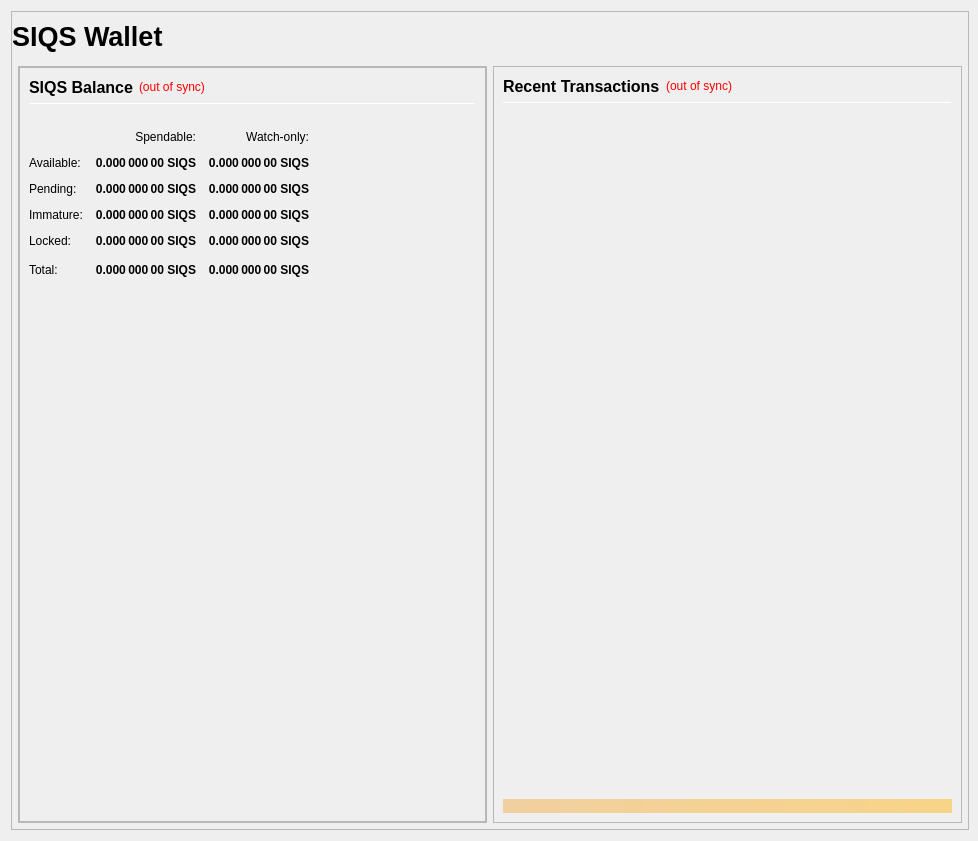
<?xml version="1.0" encoding="UTF-8"?>
<ui version="4.0">
 <class>OverviewPage</class>
 <widget class="QWidget" name="OverviewPage">
  <property name="geometry">
   <rect>
    <x>0</x>
    <y>0</y>
    <width>978</width>
    <height>841</height>
   </rect>
  </property>
  <property name="minimumSize">
   <size>
    <width>960</width>
    <height>682</height>
   </size>
  </property>
  <property name="windowTitle">
   <string>Form</string>
  </property>
  <layout class="QVBoxLayout" name="topLayout" stretch="1">
   <property name="rightMargin">
    <number>9</number>
   </property>
   <item>
    <widget class="QFrame" name="frame_BG">
     <property name="minimumSize">
      <size>
       <width>850</width>
       <height>610</height>
      </size>
     </property>
     <property name="maximumSize">
      <size>
       <width>16777215</width>
       <height>16777215</height>
      </size>
     </property>
     <property name="frameShape">
      <enum>QFrame::StyledPanel</enum>
     </property>
     <property name="frameShadow">
      <enum>QFrame::Raised</enum>
     </property>
     <layout class="QVBoxLayout" name="verticalLayout_3" stretch="0,1">
      <property name="leftMargin">
       <number>0</number>
      </property>
      <property name="topMargin">
       <number>0</number>
      </property>
      <property name="rightMargin">
       <number>0</number>
      </property>
      <property name="bottomMargin">
       <number>6</number>
      </property>
      <item>
       <widget class="QFrame" name="frame_Header">
        <layout class="QVBoxLayout" name="verticalLayout_Header" stretch="0">
         <property name="leftMargin">
          <number>0</number>
         </property>
         <property name="topMargin">
          <number>0</number>
         </property>
         <property name="rightMargin">
          <number>0</number>
         </property>
         <property name="bottomMargin">
          <number>0</number>
         </property>
         <item>
          <layout class="QHBoxLayout" name="horizontalLayout_Header" stretch="0">
           <property name="spacing">
            <number>6</number>
           </property>
           <item>
            <widget class="QLabel" name="labelOverviewHeaderLeft">
             <property name="minimumSize">
              <size>
               <width>852</width>
               <height>48</height>
              </size>
             </property>
             <property name="maximumSize">
              <size>
               <width>16777215</width>
               <height>48</height>
              </size>
             </property>
             <property name="font">
              <font>
               <pointsize>20</pointsize>
               <weight>75</weight>
               <bold>true</bold>
              </font>
             </property>
             <property name="text">
              <string>SIQS Wallet</string>
             </property>
             <property name="alignment">
              <set>Qt::AlignLeading|Qt::AlignLeft|Qt::AlignVCenter</set>
             </property>
             <property name="margin">
              <number>5</number>
             </property>
            </widget>
           </item>
          </layout>
         </item>
        </layout>
       </widget>
      </item>
      <item>
       <layout class="QVBoxLayout" name="verticalLayout_Master" stretch="1">
        <property name="leftMargin">
         <number>0</number>
        </property>
        <property name="topMargin">
         <number>0</number>
        </property>
        <property name="rightMargin">
         <number>0</number>
        </property>
        <property name="bottomMargin">
         <number>0</number>
        </property>
        <item>
         <widget class="QFrame" name="frame_Content">
          <layout class="QVBoxLayout" name="verticalLayout_Content">
           <property name="leftMargin">
            <number>6</number>
           </property>
           <property name="topMargin">
            <number>0</number>
           </property>
           <property name="rightMargin">
            <number>6</number>
           </property>
           <property name="bottomMargin">
            <number>0</number>
           </property>
           <item>
            <layout class="QHBoxLayout" name="horizontalLayout_Content" stretch="1,1">
             <property name="spacing">
              <number>6</number>
             </property>
             <item>
              <layout class="QVBoxLayout" name="verticalLayout_left" stretch="1">
               <item>
                <widget class="QFrame" name="frameObfuscation">
                 <property name="minimumSize">
                  <size>
                   <width>0</width>
                   <height>0</height>
                  </size>
                 </property>
                 <property name="frameShape">
                  <enum>QFrame::StyledPanel</enum>
                 </property>
                 <property name="frameShadow">
                  <enum>QFrame::Raised</enum>
                 </property>
                 <layout class="QVBoxLayout" name="verticalLayout" stretch="0">
                  <property name="leftMargin">
                   <number>0</number>
                  </property>
                  <property name="topMargin">
                   <number>0</number>
                  </property>
                  <property name="rightMargin">
                   <number>0</number>
                  </property>
                  <property name="bottomMargin">
                   <number>0</number>
                  </property>
                  <item>
                   <widget class="QFrame" name="frame_Balances">
                    <property name="frameShape">
                     <enum>QFrame::StyledPanel</enum>
                    </property>
                    <property name="frameShadow">
                     <enum>QFrame::Raised</enum>
                    </property>
                    <layout class="QVBoxLayout" name="verticalLayout_4">
                     <item>
                      <layout class="QHBoxLayout" name="horizontalLayout_4">
                       <item>
                        <widget class="QLabel" name="label_5">
                         <property name="minimumSize">
                          <size>
                           <width>0</width>
                           <height>20</height>
                          </size>
                         </property>
                         <property name="font">
                          <font>
                           <pointsize>12</pointsize>
                           <weight>75</weight>
                           <bold>true</bold>
                          </font>
                         </property>
                         <property name="text">
                          <string>SIQS Balance</string>
                         </property>
                        </widget>
                       </item>
                       <item>
                        <widget class="QLabel" name="labelWalletStatus">
                         <property name="cursor">
                          <cursorShape>WhatsThisCursor</cursorShape>
                         </property>
                         <property name="toolTip">
                          <string>The displayed information may be out of date. Your wallet automatically synchronizes with the SIQS network after a connection is established, but this process has not completed yet.</string>
                         </property>
                         <property name="styleSheet">
                          <string notr="true">QLabel { color: red; }</string>
                         </property>
                         <property name="text">
                          <string notr="true">(out of sync)</string>
                         </property>
                         <property name="alignment">
                          <set>Qt::AlignLeading|Qt::AlignLeft|Qt::AlignVCenter</set>
                         </property>
                        </widget>
                       </item>
                       <item>
                        <spacer name="horizontalSpacer_3">
                         <property name="orientation">
                          <enum>Qt::Horizontal</enum>
                         </property>
                         <property name="sizeHint" stdset="0">
                          <size>
                           <width>40</width>
                           <height>20</height>
                          </size>
                         </property>
                        </spacer>
                       </item>
                      </layout>
                     </item>
                     <item>
                      <widget class="Line" name="line_Balance">
                       <property name="minimumSize">
                        <size>
                         <width>0</width>
                         <height>1</height>
                        </size>
                       </property>
                       <property name="maximumSize">
                        <size>
                         <width>16777215</width>
                         <height>1</height>
                        </size>
                       </property>
                       <property name="orientation">
                        <enum>Qt::Horizontal</enum>
                       </property>
                      </widget>
                     </item>
                     <item>
                      <spacer name="verticalSpacer">
                       <property name="orientation">
                        <enum>Qt::Vertical</enum>
                       </property>
                       <property name="sizeType">
                        <enum>QSizePolicy::Fixed</enum>
                       </property>
                       <property name="sizeHint" stdset="0">
                        <size>
                         <width>20</width>
                         <height>20</height>
                        </size>
                       </property>
                      </spacer>
                     </item>
                     <item>
                      <layout class="QGridLayout" name="gridLayout">
                       <property name="spacing">
                        <number>12</number>
                       </property>
                       <item row="0" column="1">
                        <widget class="QLabel" name="labelSpendable">
                         <property name="text">
                          <string>Spendable:</string>
                         </property>
                         <property name="alignment">
                          <set>Qt::AlignRight|Qt::AlignTrailing|Qt::AlignVCenter</set>
                         </property>
                        </widget>
                       </item>
                       <item row="0" column="2">
                        <widget class="QLabel" name="labelWatchonly">
                         <property name="text">
                          <string>Watch-only:</string>
                         </property>
                         <property name="alignment">
                          <set>Qt::AlignRight|Qt::AlignTrailing|Qt::AlignVCenter</set>
                         </property>
                        </widget>
                       </item>
                       <item row="1" column="0">
                        <widget class="QLabel" name="labelBalanceText">
                         <property name="text">
                          <string>Available:</string>
                         </property>
                        </widget>
                       </item>
                       <item row="1" column="1">
                        <widget class="QLabel" name="labelBalance">
                         <property name="font">
                          <font>
                           <weight>75</weight>
                           <bold>true</bold>
                          </font>
                         </property>
                         <property name="cursor">
                          <cursorShape>IBeamCursor</cursorShape>
                         </property>
                         <property name="toolTip">
                          <string>Your current spendable balance</string>
                         </property>
                         <property name="text">
                          <string notr="true">0.000 000 00 SIQS</string>
                         </property>
                         <property name="alignment">
                          <set>Qt::AlignRight|Qt::AlignTrailing|Qt::AlignVCenter</set>
                         </property>
                         <property name="textInteractionFlags">
                          <set>Qt::LinksAccessibleByMouse|Qt::TextSelectableByKeyboard|Qt::TextSelectableByMouse</set>
                         </property>
                        </widget>
                       </item>
                       <item row="1" column="2">
                        <widget class="QLabel" name="labelWatchAvailable">
                         <property name="font">
                          <font>
                           <weight>75</weight>
                           <bold>true</bold>
                          </font>
                         </property>
                         <property name="cursor">
                          <cursorShape>IBeamCursor</cursorShape>
                         </property>
                         <property name="toolTip">
                          <string>Your current balance in watch-only addresses</string>
                         </property>
                         <property name="text">
                          <string notr="true">0.000 000 00 SIQS</string>
                         </property>
                         <property name="alignment">
                          <set>Qt::AlignRight|Qt::AlignTrailing|Qt::AlignVCenter</set>
                         </property>
                         <property name="textInteractionFlags">
                          <set>Qt::LinksAccessibleByMouse|Qt::TextSelectableByKeyboard|Qt::TextSelectableByMouse</set>
                         </property>
                        </widget>
                       </item>
                       <item row="2" column="0">
                        <widget class="QLabel" name="labelPendingText">
                         <property name="text">
                          <string>Pending:</string>
                         </property>
                        </widget>
                       </item>
                       <item row="2" column="1">
                        <widget class="QLabel" name="labelUnconfirmed">
                         <property name="font">
                          <font>
                           <weight>75</weight>
                           <bold>true</bold>
                          </font>
                         </property>
                         <property name="cursor">
                          <cursorShape>IBeamCursor</cursorShape>
                         </property>
                         <property name="toolTip">
                          <string>Total of transactions that have yet to be confirmed, and do not yet count toward the spendable balance</string>
                         </property>
                         <property name="text">
                          <string notr="true">0.000 000 00 SIQS</string>
                         </property>
                         <property name="alignment">
                          <set>Qt::AlignRight|Qt::AlignTrailing|Qt::AlignVCenter</set>
                         </property>
                         <property name="textInteractionFlags">
                          <set>Qt::LinksAccessibleByMouse|Qt::TextSelectableByKeyboard|Qt::TextSelectableByMouse</set>
                         </property>
                        </widget>
                       </item>
                       <item row="2" column="2">
                        <widget class="QLabel" name="labelWatchPending">
                         <property name="font">
                          <font>
                           <weight>75</weight>
                           <bold>true</bold>
                          </font>
                         </property>
                         <property name="cursor">
                          <cursorShape>IBeamCursor</cursorShape>
                         </property>
                         <property name="toolTip">
                          <string>Unconfirmed transactions to watch-only addresses</string>
                         </property>
                         <property name="text">
                          <string notr="true">0.000 000 00 SIQS</string>
                         </property>
                         <property name="alignment">
                          <set>Qt::AlignRight|Qt::AlignTrailing|Qt::AlignVCenter</set>
                         </property>
                         <property name="textInteractionFlags">
                          <set>Qt::LinksAccessibleByMouse|Qt::TextSelectableByKeyboard|Qt::TextSelectableByMouse</set>
                         </property>
                        </widget>
                       </item>
                       <item row="3" column="0">
                        <widget class="QLabel" name="labelImmatureText">
                         <property name="text">
                          <string>Immature:</string>
                         </property>
                        </widget>
                       </item>
                       <item row="3" column="1">
                        <widget class="QLabel" name="labelImmature">
                         <property name="font">
                          <font>
                           <weight>75</weight>
                           <bold>true</bold>
                          </font>
                         </property>
                         <property name="cursor">
                          <cursorShape>IBeamCursor</cursorShape>
                         </property>
                         <property name="toolTip">
                          <string>Staked or masternode rewards that has not yet matured</string>
                         </property>
                         <property name="text">
                          <string notr="true">0.000 000 00 SIQS</string>
                         </property>
                         <property name="alignment">
                          <set>Qt::AlignRight|Qt::AlignTrailing|Qt::AlignVCenter</set>
                         </property>
                         <property name="textInteractionFlags">
                          <set>Qt::LinksAccessibleByMouse|Qt::TextSelectableByKeyboard|Qt::TextSelectableByMouse</set>
                         </property>
                        </widget>
                       </item>
                       <item row="3" column="2">
                        <widget class="QLabel" name="labelWatchImmature">
                         <property name="font">
                          <font>
                           <weight>75</weight>
                           <bold>true</bold>
                          </font>
                         </property>
                         <property name="cursor">
                          <cursorShape>IBeamCursor</cursorShape>
                         </property>
                         <property name="toolTip">
                          <string>Staked or masternode rewards in watch-only addresses that has not yet matured</string>
                         </property>
                         <property name="text">
                          <string notr="true">0.000 000 00 SIQS</string>
                         </property>
                         <property name="alignment">
                          <set>Qt::AlignRight|Qt::AlignTrailing|Qt::AlignVCenter</set>
                         </property>
                         <property name="textInteractionFlags">
                          <set>Qt::LinksAccessibleByMouse|Qt::TextSelectableByKeyboard|Qt::TextSelectableByMouse</set>
                         </property>
                        </widget>
                       </item>
                       <item row="4" column="0">
                        <widget class="QLabel" name="labelLockedBalanceText">
                         <property name="toolTip">
                          <string>Locked SIQS or Masternode collaterals. These are excluded from staking.</string>
                         </property>
                         <property name="text">
                          <string>Locked:</string>
                         </property>
                        </widget>
                       </item>
                       <item row="4" column="1">
                        <widget class="QLabel" name="labelLockedBalance">
                         <property name="font">
                          <font>
                           <weight>75</weight>
                           <bold>true</bold>
                          </font>
                         </property>
                         <property name="cursor">
                          <cursorShape>IBeamCursor</cursorShape>
                         </property>
                         <property name="toolTip">
                          <string>Locked SIQS or Masternode collaterals. These are excluded from staking.</string>
                         </property>
                         <property name="text">
                          <string notr="true">0.000 000 00 SIQS</string>
                         </property>
                         <property name="alignment">
                          <set>Qt::AlignRight|Qt::AlignTrailing|Qt::AlignVCenter</set>
                         </property>
                         <property name="textInteractionFlags">
                          <set>Qt::LinksAccessibleByMouse|Qt::TextSelectableByKeyboard|Qt::TextSelectableByMouse</set>
                         </property>
                        </widget>
                       </item>
                       <item row="4" column="2">
                        <widget class="QLabel" name="labelWatchLocked">
                         <property name="font">
                          <font>
                           <weight>75</weight>
                           <bold>true</bold>
                          </font>
                         </property>
                         <property name="cursor">
                          <cursorShape>IBeamCursor</cursorShape>
                         </property>
                         <property name="toolTip">
                          <string>Current locked balance in watch-only addresses</string>
                         </property>
                         <property name="text">
                          <string notr="true">0.000 000 00 SIQS</string>
                         </property>
                         <property name="alignment">
                          <set>Qt::AlignRight|Qt::AlignTrailing|Qt::AlignVCenter</set>
                         </property>
                         <property name="textInteractionFlags">
                          <set>Qt::LinksAccessibleByMouse|Qt::TextSelectableByKeyboard|Qt::TextSelectableByMouse</set>
                         </property>
                        </widget>
                       </item>
                       <item row="5" column="0">
                        <widget class="QLabel" name="labelTotalText">
                         <property name="toolTip">
                          <string>Your current SIQS balance, unconfirmed and immature transactions included</string>
                         </property>
                         <property name="text">
                          <string>Total:</string>
                         </property>
                        </widget>
                       </item>
                       <item row="5" column="1">
                        <widget class="QLabel" name="labelTotal">
                         <property name="font">
                          <font>
                           <weight>75</weight>
                           <bold>true</bold>
                          </font>
                         </property>
                         <property name="cursor">
                          <cursorShape>IBeamCursor</cursorShape>
                         </property>
                         <property name="toolTip">
                          <string>Your current SIQS balance, unconfirmed and immature transactions included</string>
                         </property>
                         <property name="text">
                          <string notr="true">0.000 000 00 SIQS</string>
                         </property>
                         <property name="alignment">
                          <set>Qt::AlignRight|Qt::AlignTrailing|Qt::AlignVCenter</set>
                         </property>
                         <property name="textInteractionFlags">
                          <set>Qt::LinksAccessibleByMouse|Qt::TextSelectableByKeyboard|Qt::TextSelectableByMouse</set>
                         </property>
                        </widget>
                       </item>
                       <item row="5" column="2">
                        <widget class="QLabel" name="labelWatchTotal">
                         <property name="font">
                          <font>
                           <weight>75</weight>
                           <bold>true</bold>
                          </font>
                         </property>
                         <property name="cursor">
                          <cursorShape>IBeamCursor</cursorShape>
                         </property>
                         <property name="toolTip">
                          <string>Current total balance in watch-only addresses</string>
                         </property>
                         <property name="text">
                          <string notr="true">0.000 000 00 SIQS</string>
                         </property>
                         <property name="alignment">
                          <set>Qt::AlignRight|Qt::AlignTrailing|Qt::AlignVCenter</set>
                         </property>
                         <property name="textInteractionFlags">
                          <set>Qt::LinksAccessibleByMouse|Qt::TextSelectableByKeyboard|Qt::TextSelectableByMouse</set>
                         </property>
                        </widget>
                       </item>
                       <item row="5" column="3">
                        <spacer name="horizontalSpacer_9">
                         <property name="orientation">
                          <enum>Qt::Horizontal</enum>
                         </property>
                         <property name="sizeHint" stdset="0">
                          <size>
                           <width>40</width>
                           <height>20</height>
                          </size>
                         </property>
                        </spacer>
                       </item>
                      </layout>
                     </item>
                     <item>
                      <spacer name="verticalSpacer_3">
                       <property name="orientation">
                        <enum>Qt::Vertical</enum>
                       </property>
                       <property name="sizeHint" stdset="0">
                        <size>
                         <width>20</width>
                         <height>40</height>
                        </size>
                       </property>
                      </spacer>
                     </item>
                    </layout>
                   </widget>
                  </item>
                 </layout>
                </widget>
               </item>
              </layout>
             </item>
             <item>
              <layout class="QVBoxLayout" name="verticalLayout_right" stretch="1">
               <item>
                <widget class="QFrame" name="frame_RecentTransactions">
                 <property name="minimumSize">
                  <size>
                   <width>0</width>
                   <height>0</height>
                  </size>
                 </property>
                 <property name="frameShape">
                  <enum>QFrame::StyledPanel</enum>
                 </property>
                 <property name="frameShadow">
                  <enum>QFrame::Raised</enum>
                 </property>
                 <layout class="QVBoxLayout" name="verticalLayout_1" stretch="0,0,0,0,0">
                  <item>
                   <layout class="QHBoxLayout" name="horizontalLayout_2">
                    <item>
                     <widget class="QLabel" name="label_4">
                      <property name="minimumSize">
                       <size>
                        <width>0</width>
                        <height>20</height>
                       </size>
                      </property>
                      <property name="font">
                       <font>
                        <pointsize>12</pointsize>
                        <weight>75</weight>
                        <bold>true</bold>
                       </font>
                      </property>
                      <property name="text">
                       <string>Recent Transactions</string>
                      </property>
                     </widget>
                    </item>
                    <item>
                     <widget class="QLabel" name="labelTransactionsStatus">
                      <property name="cursor">
                       <cursorShape>WhatsThisCursor</cursorShape>
                      </property>
                      <property name="toolTip">
                       <string>The displayed information may be out of date. Your wallet automatically synchronizes with the SIQS network after a connection is established, but this process has not completed yet.</string>
                      </property>
                      <property name="styleSheet">
                       <string notr="true">QLabel { color: red; }</string>
                      </property>
                      <property name="text">
                       <string notr="true">(out of sync)</string>
                      </property>
                      <property name="alignment">
                       <set>Qt::AlignRight|Qt::AlignTrailing|Qt::AlignVCenter</set>
                      </property>
                     </widget>
                    </item>
                    <item>
                     <spacer name="horizontalSpacer">
                      <property name="orientation">
                       <enum>Qt::Horizontal</enum>
                      </property>
                      <property name="sizeHint" stdset="0">
                       <size>
                        <width>40</width>
                        <height>20</height>
                       </size>
                      </property>
                     </spacer>
                    </item>
                   </layout>
                  </item>
                  <item>
                   <widget class="Line" name="line">
                    <property name="minimumSize">
                     <size>
                      <width>0</width>
                      <height>1</height>
                     </size>
                    </property>
                    <property name="maximumSize">
                     <size>
                      <width>16777215</width>
                      <height>1</height>
                     </size>
                    </property>
                    <property name="orientation">
                     <enum>Qt::Horizontal</enum>
                    </property>
                   </widget>
                  </item>
                  <item>
                   <widget class="QListView" name="listTransactions">
                    <property name="minimumSize">
                     <size>
                      <width>0</width>
                      <height>0</height>
                     </size>
                    </property>
                    <property name="styleSheet">
                     <string notr="true">QListView { background: transparent; }</string>
                    </property>
                    <property name="frameShape">
                     <enum>QFrame::NoFrame</enum>
                    </property>
                    <property name="verticalScrollBarPolicy">
                     <enum>Qt::ScrollBarAlwaysOff</enum>
                    </property>
                    <property name="horizontalScrollBarPolicy">
                     <enum>Qt::ScrollBarAlwaysOff</enum>
                    </property>
                    <property name="selectionMode">
                     <enum>QAbstractItemView::NoSelection</enum>
                    </property>
                   </widget>
                  </item>
                  <item>
                   <spacer name="verticalSpacer_2">
                    <property name="orientation">
                     <enum>Qt::Vertical</enum>
                    </property>
                    <property name="sizeType">
                     <enum>QSizePolicy::Expanding</enum>
                    </property>
                    <property name="sizeHint" stdset="0">
                     <size>
                      <width>20</width>
                      <height>40</height>
                     </size>
                    </property>
                   </spacer>
                  </item>
                  <item>
                   <widget class="QLabel" name="labelAlerts">
                    <property name="maximumSize">
                     <size>
                      <width>16777215</width>
                      <height>16777215</height>
                     </size>
                    </property>
                    <property name="styleSheet">
                     <string notr="true">background-color: qlineargradient(x1: 0, y1: 0, x2: 1, y2: 0, stop:0 #F0D0A0, stop:1 #F8D488); color:#000000;</string>
                    </property>
                    <property name="text">
                     <string/>
                    </property>
                    <property name="wordWrap">
                     <bool>true</bool>
                    </property>
                    <property name="margin">
                     <number>3</number>
                    </property>
                   </widget>
                  </item>
                 </layout>
                </widget>
               </item>
              </layout>
             </item>
            </layout>
           </item>
          </layout>
         </widget>
        </item>
       </layout>
      </item>
     </layout>
    </widget>
   </item>
  </layout>
 </widget>
 <resources/>
 <connections/>
</ui>
